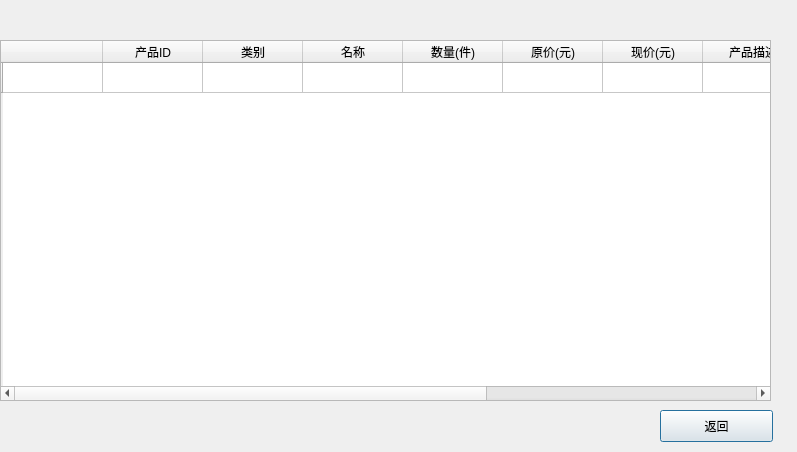
<?xml version="1.0" encoding="UTF-8"?>
<ui version="4.0">
 <class>ClothingShowDialog</class>
 <widget class="QDialog" name="ClothingShowDialog">
  <property name="geometry">
   <rect>
    <x>0</x>
    <y>0</y>
    <width>797</width>
    <height>452</height>
   </rect>
  </property>
  <property name="windowTitle">
   <string>Dialog</string>
  </property>
  <widget class="QTableWidget" name="tableWidget">
   <property name="geometry">
    <rect>
     <x>0</x>
     <y>40</y>
     <width>771</width>
     <height>361</height>
    </rect>
   </property>
   <row>
    <property name="text">
     <string/>
    </property>
   </row>
   <column>
    <property name="text">
     <string/>
    </property>
   </column>
   <column>
    <property name="text">
     <string>产品ID</string>
    </property>
   </column>
   <column>
    <property name="text">
     <string>类别</string>
    </property>
   </column>
   <column>
    <property name="text">
     <string>名称</string>
    </property>
   </column>
   <column>
    <property name="text">
     <string>数量(件)</string>
    </property>
   </column>
   <column>
    <property name="text">
     <string>原价(元)</string>
    </property>
   </column>
   <column>
    <property name="text">
     <string>现价(元)</string>
    </property>
   </column>
   <column>
    <property name="text">
     <string>产品描述</string>
    </property>
   </column>
   <column>
    <property name="text">
     <string>尺码</string>
    </property>
   </column>
   <column>
    <property name="text">
     <string>服装类型</string>
    </property>
   </column>
   <column>
    <property name="text">
     <string>服装原料</string>
    </property>
   </column>
  </widget>
  <widget class="QPushButton" name="pushButton">
   <property name="geometry">
    <rect>
     <x>660</x>
     <y>410</y>
     <width>113</width>
     <height>32</height>
    </rect>
   </property>
   <property name="cursor">
    <cursorShape>PointingHandCursor</cursorShape>
   </property>
   <property name="text">
    <string>返回</string>
   </property>
  </widget>
 </widget>
 <resources/>
 <connections/>
</ui>
